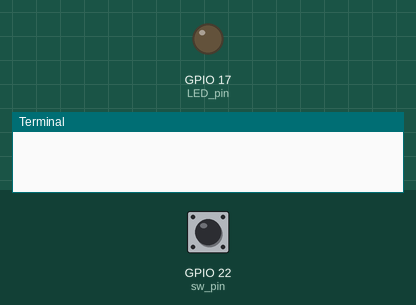
This program was run on a simulated Raspberry Pi (BCM pin numbers). Shown: output pins drawn as LEDs (lit = HIGH), the last lines printed to the terminal. The test bench sets the inputs (shaded band); at power-on: GPIO 22 (sw_pin) LOW.

Above: at 1.2 s.
1.3 s: GPIO 22 (sw_pin) pulled HIGH for 0.15 s
At 1.37 s:
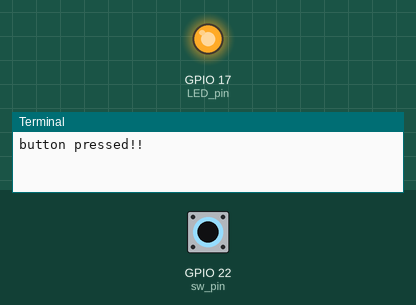
2.9 s: GPIO 22 (sw_pin) pulled HIGH for 3.2 s
At 7.0 s:
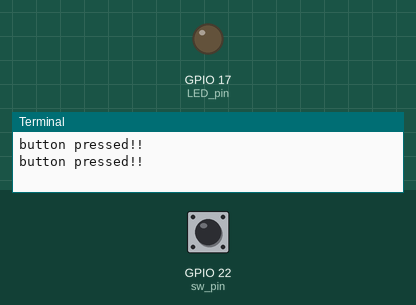
Timing chart, 0 to 8.5 s (numbered marks = the images above; inputs shaded):
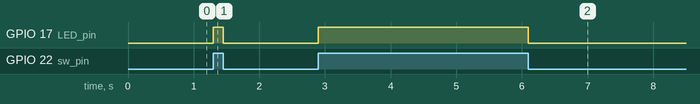

The program:

raspi_4_switch.py
```python
#
#      공대선배 라즈베리파이썬 #7 스위치 입력
#      youtube 바로가기: https://www.youtube.com/c/공대선배
#      버튼을 누르는 동안만 LED의 불을 켜는 코드
#

import RPi.GPIO as GPIO     # 라즈베리파이 GPIO 관련 모듈을 불러옴

GPIO.setmode(GPIO.BCM)      # GPIO 핀들의 번호를 지정하는 규칙 설정

### 이부분은 아두이노 코딩의 setup()에 해당합니다
LED_pin = 17                     # LED 핀은 라즈베리파이 GPIO 17번핀으로
sw_pin = 22                     # 스위치 핀은 라즈베리파이 GPIO 22번핀으로
LED_status = False
GPIO.setup(LED_pin, GPIO.OUT)   # LED 핀을 출력으로 설정
GPIO.setup(sw_pin, GPIO.IN, pull_up_down = GPIO.PUD_DOWN)
# 스위치 핀을 풀다운저항이 있는 출력으로 설정
# 풀다운 저항이 있으면 버튼을 누르지 않으면 LOW 신호가 되고 누르면 HIGH
# GPIO.PUD_UP으로 하면 버튼을 누르지 않으면 HIGH 신호가 되고 누르면 LOW

### 이부분은 아두이노 코딩의 loop()에 해당합니다
try:                                    # 이 try 안의 구문을 먼저 수행하고
    while True:                         # 무한루프 시작: 아두이노의 loop()와 같음
        if GPIO.input(sw_pin) == GPIO.HIGH:     # 스위치 핀이 HIGH이면
            GPIO.output(LED_pin, GPIO.HIGH)     # LED 핀을 HIGH로(LED 켬)
            if LED_status == False:             # 버튼이 눌렸을때 메시지 출력
                print("button pressed!!")
                LED_status = True
        else:                                   # 스위치 핀이 HIGH가 아니면
            GPIO.output(LED_pin, GPIO.LOW)      # LED 핀을 LOW로(LED 끔)
            LED_status = False

### 이부분은 반드시 추가해주셔야 합니다.
finally:                                # try 구문이 종료되면
    GPIO.cleanup()                      # GPIO 핀들을 초기화
```

Measured:
- after the input at 1.3 s, GPIO 17 (LED_pin): LOW → HIGH at once, → LOW 0.15 s later
- after the input at 2.9 s, GPIO 17 (LED_pin): LOW → HIGH at once, → LOW 3.2 s later
